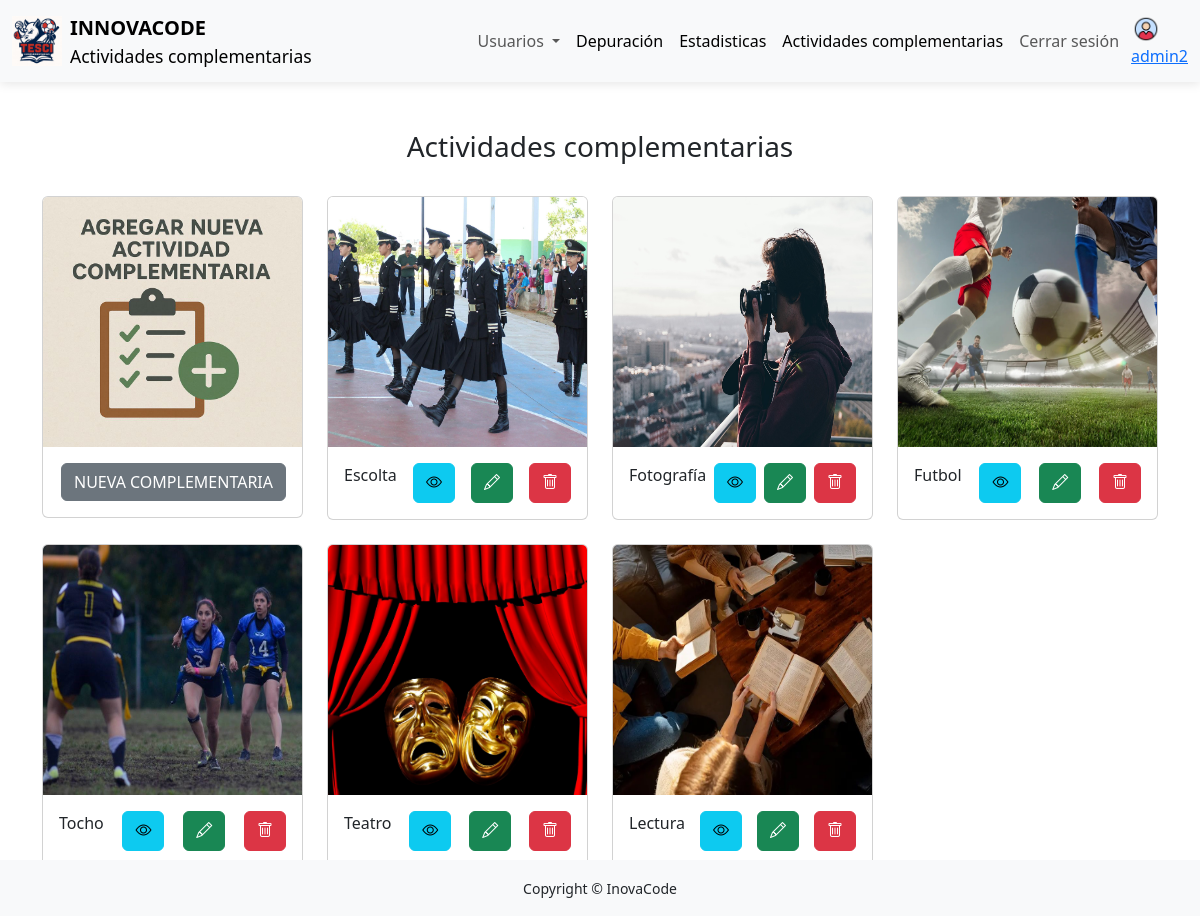
The page /inovacode/administrador/menu-administrador.php (signed in) on the database its author committed.
### tables this page shows
CREATE TABLE `complementarias` (
  `id_complementaria` int(11) NOT NULL,
  `nombre` varchar(200) NOT NULL,
  `descripcion` varchar(500) NOT NULL,
  `imagen` varchar(500) NOT NULL
);

### inovacode/php/crud-actividades-complementarias/ver-complementarias.php (called while the page is built, shortened)
<?php
function consultar(){
    $C=conectar();
    $consulta="select * from complementarias";
    $res=$C->query($consulta);
    return $res;
}
?>

### inovacode/administrador/menu-administrador.php (the view, shortened to what this page needs)
<?php
$usuario = $_SESSION['admin_usuario'];
?>
<!DOCTYPE html>
<html lang="en">
<head>
    <link href="https://cdn.jsdelivr.net/npm/bootstrap@5.3.8/dist/css/bootstrap.min.css" rel="stylesheet"
>
    <link rel="stylesheet" href="https://cdn.jsdelivr.net/npm/bootstrap-icons@1.13.1/font/bootstrap-icons.min.css">
    <link rel="stylesheet" href="../css/estilos.css">
</head>
<body>
    <nav class="navbar navbar-expand-lg bg-body-tertiary ">
        <div class="container-fluid">
            <a class="navbar-brand d-flex align-items-center">
                <img src="../img/logo.jpeg" alt="Logo" width="50" height="50"
                    class="d-inline-block align-text-top me-2">
                <div class="d-flex flex-column">
                    <span class="fw-bold">INNOVACODE</span>
                    <small>Actividades complementarias</small>
                </div>
            </a>
            <div class="collapse navbar-collapse " id="navbarNav">
                <ul class="navbar-nav ms-auto me-1 ">
                    <li class="nav-item dropdown">
                        <a class="nav-link dropdown-toggle" href="#" role="button" data-bs-toggle="dropdown"
                            aria-expanded="false">
                            Usuarios
                        </a>
                    </li>
                    <li class="nav-item">
                        <a class="nav-link active" aria-current="page" href="#">Depuración</a>
                    </li>
                    <li class="nav-item">
                        <a class="nav-link active" aria-current="page" href="#">Estadisticas</a>
                    </li>
                    <li class="nav-item">
                        <a class="nav-link active" aria-current="page" href="menu-administrador.php">Actividades
                            complementarias</a>
                    </li>
                    <li class="nav-item">
                        <a class="nav-link" href="../php/login/cerrar-sesion.php">Cerrar sesión</a>
                    </li>
                </ul>
                <a class=" d-flex flex-column p-0 " aria-disabled="true"><img src="../img/perfil.png" alt="Logo"
                        width="30" height="30" class="d-inline-block align-text-end d-none d-md-block"><?php echo $usuario; ?></a>
            </div>
        </div>
    </nav>
    <div class="container mt-5">
        <div class="text-center">
            <h3 class="">Actividades complementarias</h3>
        </div>
        <div class="row p-0">
            <div class=" col-12 col-sm-6 col-md-4 col-lg-3 mt-4">
                <div class="card">
                    <img src="../img/agregar.png" class="card-img-top" alt="..." style="height: 250px;">
                    <div class="card-body d-flex flex-row">
                        <a class="btn btn-secondary  ms-auto" role="button" data-bs-toggle="modal"
                            data-bs-target="#exampleModal">NUEVA
                            COMPLEMENTARIA</a>
                    </div>
                </div>
            </div>
            <?php require("../php/crud-actividades-complementarias/ver-complementarias.php"); ?>
            <?php
            $valores = consultar();
            while ($p = $valores->fetch_assoc()) {
            ?>
                <div class=" col-12 col-sm-6 col-md-4 col-lg-3 mt-4">
                    <div class="card">
                        <img src="<?= $p['imagen']; ?>" class="card-img-top" alt="..." style="height:250px">
                        <div class="card-body d-flex flex-row flex-wrap justify-content-center">
                            <p class="card-text "><?= $p['nombre']; ?></p>
                            <a class="btn btn-info ms-auto" title="Ver grupos" href="ver-complementarias.php?ID=<?php echo $p['id_complementaria']; ?>&Nombre=<?php echo $p['nombre'] ?>" role="button"><i class="bi bi-eye"></i></a>
                            <a
                                class="btn btn-success ms-auto editarBtn"
                                title="editar" role="button"
                                data-bs-toggle="modal"
                                data-bs-target="#modaleditarcomplementaria"
                                data-id="<?php echo $p['id_complementaria']; ?>"
                                data-nombre="<?php echo $p['nombre']; ?>"
                                data-descripcion="<?php echo $p['descripcion']; ?>"
                                data-imagen="<?php echo $p['imagen']; ?>"><i class="bi bi-pencil"></i>
                            </a>
                            <a class="btn btn-danger ms-auto" title="Eliminar actividad" href="../php/crud-actividades-complementarias/eliminar-complementaria.php?ID=<?php echo $p['id_complementaria']; ?>" role="button"><i class="bi bi-trash"></i></a>
                        </div>
                    </div>
                </div>
            <?php } ?>
        </div>
    </div>
    <br><br>
    <footer class="fixed-bottom bg-light py-3 mt-5">
        <div class="container text-center">
            <small>Copyright &copy; InovaCode</small>
        </div>
    </footer>
</body>
</html>

### inovacode/css/estilos.css (style rules this page uses)
.navbar { box-shadow: 0 2px 10px rgba(0, 0, 0, 0.1); }

### rows shown on the page
complementarias: imagen (picture), nombre "Escolta"
complementarias: imagen (picture), nombre "Fotografía"
complementarias: imagen (picture), nombre "Futbol"
complementarias: imagen (picture), nombre "Tocho"
complementarias: imagen (picture), nombre "Teatro"
complementarias: imagen (picture), nombre "Lectura"

### other values the page prints
$usuario "admin2"
